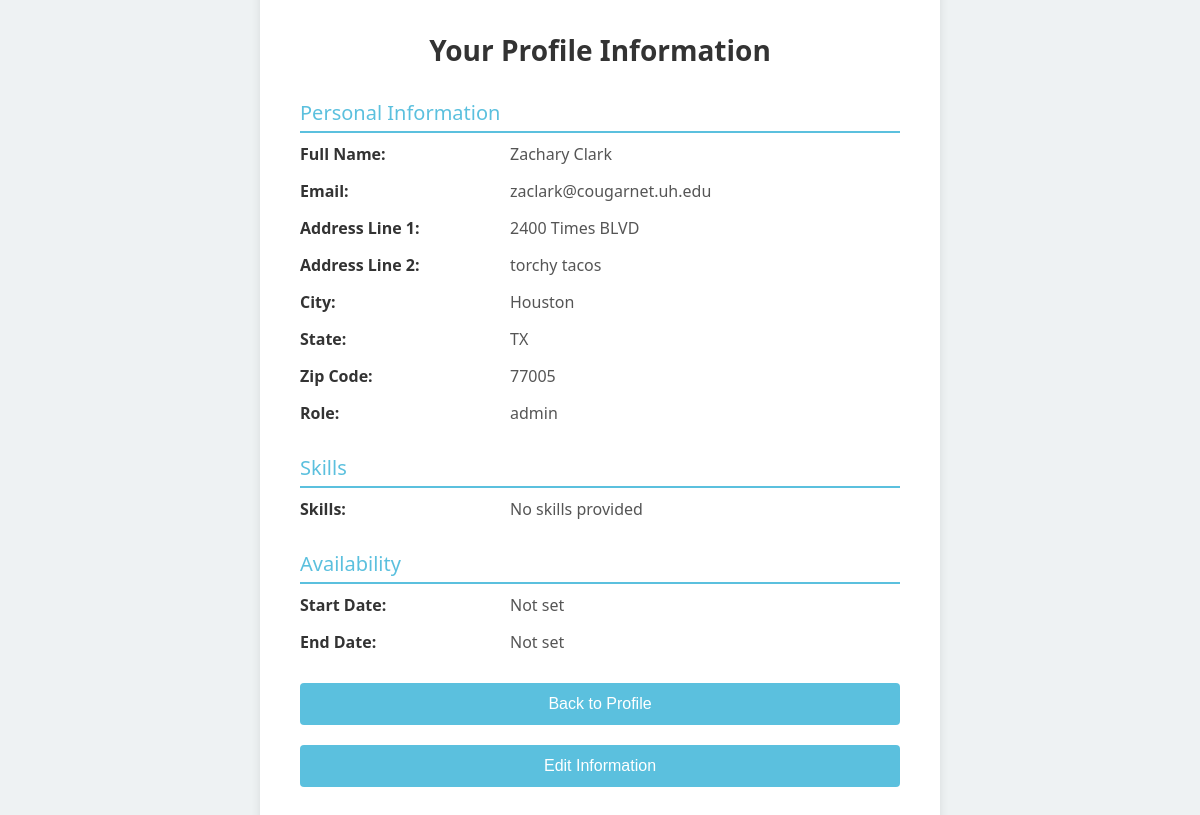
Screenshot of /show_profile_info (signed in) with the database file from the repository.
### tables this page shows
CREATE TABLE "Users" (
    id INTEGER PRIMARY KEY AUTOINCREMENT,
    email TEXT NOT NULL UNIQUE,
    password TEXT NOT NULL,
    full_name TEXT,
    address_1 TEXT,
    address_2 TEXT,
    city TEXT,
    state TEXT,
    zip_code TEXT,
    role TEXT CHECK(role IN ('volunteer', 'admin')) DEFAULT 'volunteer',
    skills TEXT,  -- Ensure skills is set as TEXT
    availability_start DATE,
    availability_end DATE
);

### server.py (the view)
@app.route('/show_profile_info')
def show_profile_info():
    if 'user_id' not in session:
        return redirect(url_for('splash_screen'))
    user_query = "SELECT * FROM Users WHERE id = :user_id"
    user_df = pd.read_sql(user_query, engine, params={'user_id': session['user_id']})
    if user_df.empty:
        return "User not found."
    user = user_df.iloc[0].to_dict()
    user['skills'] = user.get('skills', '')
    user['skills'] = user['skills'].split(',') if user['skills'] else []
    user['availability_start'] = user.get('availability_start', '') if pd.notna(user.get('availability_start')) else None
    user['availability_end'] = user.get('availability_end', '') if pd.notna(user.get('availability_end')) else None
    return render_template('profile_info.html', user=user)

### templates/profile_info.html (shortened to what this page needs)
<!DOCTYPE html>
<html lang="en">
<head>
</head>
<body>
    <div class="profile-container">
        <h1>Your Profile Information</h1>
        <div class="section-title">Personal Information</div>
        <div class="profile-details">
            <p><strong>Full Name:</strong></p>
            <p>{{ user['full_name'] }}</p>
            <p><strong>Email:</strong></p>
            <p>{{ user['email'] }}</p>
            <p><strong>Address Line 1:</strong></p>
            <p>{{ user['address_1'] }}</p>
            {% if user['address_2'] %}
                <p><strong>Address Line 2:</strong></p>
                <p>{{ user['address_2'] }}</p>
            {% endif %}
            <p><strong>City:</strong></p>
            <p>{{ user['city'] }}</p>
            <p><strong>State:</strong></p>
            <p>{{ user['state'] }}</p>
            <p><strong>Zip Code:</strong></p>
            <p>{{ user['zip_code'] }}</p>
            <p><strong>Role:</strong></p>
            <p>{{ user['role'] }}</p>
        </div>
        <div class="section-title">Skills</div>
        <div class="profile-details">
            <p><strong>Skills:</strong></p>
            {% if user['skills'] %}
                <p>{{ ', '.join(user['skills']) }}</p>
            {% else %}
                <p>No skills provided</p>
            {% endif %}
        </div>
        <div class="section-title">Availability</div>
        <div class="profile-details">
            <p><strong>Start Date:</strong></p>
            <p>{{ user['availability_start'] if user['availability_start'] else 'Not set' }}</p>
            <p><strong>End Date:</strong></p>
            <p>{{ user['availability_end'] if user['availability_end'] else 'Not set' }}</p>
        </div>
        <div class="back-button">
            {% if user['role'] == 'admin' %}
                <form action="{{ url_for('admin_profile') }}">
            {% else %}
                <form action="{{ url_for('volunteer_profile') }}">
            {% endif %}
                <button type="submit">Back to Profile</button>
            </form>
        </div>
        <div class="back-button">
            <form action="{{ url_for('edit_profile') }}">
                <button type="submit">Edit Information</button>
            </form>
        </div>
    </div>
</body>
</html>

### templates/profile_info.html (style rules this page uses)
body { font-family: 'Segoe UI', Tahoma, Geneva, Verdana, sans-serif; background-color: #eef2f3; display: flex; justify-content: center; align-items: center; height: 100vh; margin: 0; }
.profile-container { background-color: #fff; padding: 40px; border-radius: 10px; width: 600px; max-width: 100%; box-shadow: 0 4px 10px rgba(0, 0, 0, 0.1); }
.profile-container h1 { margin-bottom: 30px; font-size: 28px; color: #333; text-align: center; }
.profile-details { display: grid; grid-template-columns: 1fr 2fr; gap: 15px; margin-bottom: 30px; }
.profile-details p { font-size: 16px; color: #555; margin: 0; }
.profile-details p strong { font-weight: bold; color: #333; }
.section-title { margin-top: 30px; margin-bottom: 10px; font-size: 20px; color: #5bc0de; text-align: left; border-bottom: 2px solid #5bc0de; padding-bottom: 5px; }
.back-button { margin-top: 20px; text-align: center; }
.back-button button { padding: 12px; background-color: #5bc0de; border: none; border-radius: 4px; color: #fff; font-size: 16px; cursor: pointer; width: 100%; }

### rows the page displays
Users: full_name "Zachary Clark", email "zaclark@cougarnet.uh.edu", address_1 "2400 Times BLVD", address_2 "torchy tacos", city "Houston", state "TX", zip_code "77005", role "admin"

### other values shown
{{ user['availability_end'] if user['availability_end'] else 'Not set' }} "Not set"
